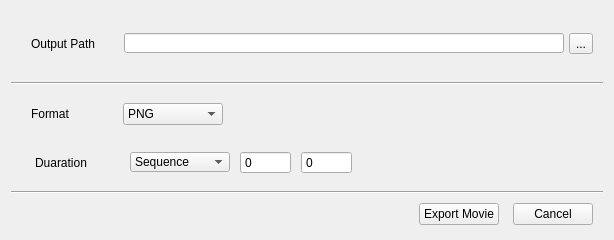
<?xml version="1.0" encoding="UTF-8"?>
<ui version="4.0">
 <class>MainDialog</class>
 <widget class="QWidget" name="MainDialog">
  <property name="windowModality">
   <enum>Qt::WindowModal</enum>
  </property>
  <property name="enabled">
   <bool>true</bool>
  </property>
  <property name="geometry">
   <rect>
    <x>0</x>
    <y>0</y>
    <width>614</width>
    <height>240</height>
   </rect>
  </property>
  <property name="sizePolicy">
   <sizepolicy hsizetype="Minimum" vsizetype="Minimum">
    <horstretch>0</horstretch>
    <verstretch>0</verstretch>
   </sizepolicy>
  </property>
  <property name="minimumSize">
   <size>
    <width>614</width>
    <height>240</height>
   </size>
  </property>
  <property name="maximumSize">
   <size>
    <width>614</width>
    <height>240</height>
   </size>
  </property>
  <property name="windowTitle">
   <string>Image Render</string>
  </property>
  <layout class="QVBoxLayout" name="verticalLayout">
   <item>
    <layout class="QHBoxLayout" name="horizontalLayout">
     <property name="spacing">
      <number>5</number>
     </property>
     <property name="sizeConstraint">
      <enum>QLayout::SetDefaultConstraint</enum>
     </property>
     <property name="leftMargin">
      <number>20</number>
     </property>
     <property name="rightMargin">
      <number>10</number>
     </property>
     <property name="bottomMargin">
      <number>0</number>
     </property>
     <item>
      <widget class="QLabel" name="label">
       <property name="sizePolicy">
        <sizepolicy hsizetype="MinimumExpanding" vsizetype="Preferred">
         <horstretch>0</horstretch>
         <verstretch>0</verstretch>
        </sizepolicy>
       </property>
       <property name="minimumSize">
        <size>
         <width>59</width>
         <height>59</height>
        </size>
       </property>
       <property name="maximumSize">
        <size>
         <width>90</width>
         <height>59</height>
        </size>
       </property>
       <property name="text">
        <string>Output Path</string>
       </property>
       <property name="buddy">
        <cstring>OutputPath_lineEdit</cstring>
       </property>
      </widget>
     </item>
     <item alignment="Qt::AlignLeft">
      <widget class="QLineEdit" name="OutputPath_lineEdit">
       <property name="sizePolicy">
        <sizepolicy hsizetype="Fixed" vsizetype="Fixed">
         <horstretch>0</horstretch>
         <verstretch>0</verstretch>
        </sizepolicy>
       </property>
       <property name="minimumSize">
        <size>
         <width>440</width>
         <height>20</height>
        </size>
       </property>
       <property name="maximumSize">
        <size>
         <width>431</width>
         <height>20</height>
        </size>
       </property>
       <property name="focusPolicy">
        <enum>Qt::ClickFocus</enum>
       </property>
       <property name="frame">
        <bool>true</bool>
       </property>
       <property name="echoMode">
        <enum>QLineEdit::Normal</enum>
       </property>
      </widget>
     </item>
     <item>
      <widget class="QToolButton" name="GetPath_toolButton">
       <property name="focusPolicy">
        <enum>Qt::StrongFocus</enum>
       </property>
       <property name="text">
        <string>...</string>
       </property>
      </widget>
     </item>
    </layout>
   </item>
   <item>
    <widget class="Line" name="line_2">
     <property name="orientation">
      <enum>Qt::Horizontal</enum>
     </property>
    </widget>
   </item>
   <item>
    <layout class="QHBoxLayout" name="horizontalLayout_4">
     <property name="spacing">
      <number>3</number>
     </property>
     <property name="sizeConstraint">
      <enum>QLayout::SetDefaultConstraint</enum>
     </property>
     <property name="leftMargin">
      <number>20</number>
     </property>
     <property name="rightMargin">
      <number>380</number>
     </property>
     <item>
      <widget class="QLabel" name="label_3">
       <property name="sizePolicy">
        <sizepolicy hsizetype="Maximum" vsizetype="Preferred">
         <horstretch>0</horstretch>
         <verstretch>0</verstretch>
        </sizepolicy>
       </property>
       <property name="minimumSize">
        <size>
         <width>60</width>
         <height>40</height>
        </size>
       </property>
       <property name="maximumSize">
        <size>
         <width>90</width>
         <height>40</height>
        </size>
       </property>
       <property name="text">
        <string>Format</string>
       </property>
       <property name="buddy">
        <cstring>Format_comboBox</cstring>
       </property>
      </widget>
     </item>
     <item>
      <widget class="QComboBox" name="Format_comboBox">
       <property name="sizePolicy">
        <sizepolicy hsizetype="Preferred" vsizetype="Fixed">
         <horstretch>0</horstretch>
         <verstretch>0</verstretch>
        </sizepolicy>
       </property>
       <property name="maximumSize">
        <size>
         <width>100</width>
         <height>16777215</height>
        </size>
       </property>
       <property name="insertPolicy">
        <enum>QComboBox::NoInsert</enum>
       </property>
       <property name="sizeAdjustPolicy">
        <enum>QComboBox::AdjustToContentsOnFirstShow</enum>
       </property>
       <property name="minimumContentsLength">
        <number>10</number>
       </property>
       <item>
        <property name="text">
         <string>PNG</string>
        </property>
       </item>
       <item>
        <property name="text">
         <string>TGA</string>
        </property>
       </item>
       <item>
        <property name="text">
         <string>JPG</string>
        </property>
       </item>
      </widget>
     </item>
    </layout>
   </item>
   <item>
    <layout class="QHBoxLayout" name="horizontalLayout_3">
     <property name="spacing">
      <number>6</number>
     </property>
     <property name="sizeConstraint">
      <enum>QLayout::SetDefaultConstraint</enum>
     </property>
     <property name="leftMargin">
      <number>20</number>
     </property>
     <property name="topMargin">
      <number>0</number>
     </property>
     <property name="rightMargin">
      <number>246</number>
     </property>
     <property name="bottomMargin">
      <number>0</number>
     </property>
     <item>
      <widget class="QLabel" name="label_2">
       <property name="sizePolicy">
        <sizepolicy hsizetype="Maximum" vsizetype="Preferred">
         <horstretch>0</horstretch>
         <verstretch>0</verstretch>
        </sizepolicy>
       </property>
       <property name="minimumSize">
        <size>
         <width>85</width>
         <height>39</height>
        </size>
       </property>
       <property name="maximumSize">
        <size>
         <width>85</width>
         <height>39</height>
        </size>
       </property>
       <property name="text">
        <string>Duaration</string>
       </property>
       <property name="buddy">
        <cstring>Length_comboBox</cstring>
       </property>
      </widget>
     </item>
     <item>
      <widget class="QComboBox" name="Length_comboBox">
       <property name="sizePolicy">
        <sizepolicy hsizetype="Preferred" vsizetype="Fixed">
         <horstretch>0</horstretch>
         <verstretch>0</verstretch>
        </sizepolicy>
       </property>
       <property name="minimumSize">
        <size>
         <width>81</width>
         <height>20</height>
        </size>
       </property>
       <property name="maximumSize">
        <size>
         <width>100</width>
         <height>20</height>
        </size>
       </property>
       <property name="insertPolicy">
        <enum>QComboBox::NoInsert</enum>
       </property>
       <property name="sizeAdjustPolicy">
        <enum>QComboBox::AdjustToMinimumContentsLength</enum>
       </property>
       <property name="minimumContentsLength">
        <number>10</number>
       </property>
       <item>
        <property name="text">
         <string>Sequence</string>
        </property>
       </item>
       <item>
        <property name="text">
         <string>Selected Shots</string>
        </property>
       </item>
       <item>
        <property name="text">
         <string>Custom</string>
        </property>
       </item>
      </widget>
     </item>
     <item>
      <widget class="QSpinBox" name="StartFrame_spinBox">
       <property name="sizePolicy">
        <sizepolicy hsizetype="Fixed" vsizetype="Fixed">
         <horstretch>0</horstretch>
         <verstretch>0</verstretch>
        </sizepolicy>
       </property>
       <property name="buttonSymbols">
        <enum>QAbstractSpinBox::NoButtons</enum>
       </property>
       <property name="accelerated">
        <bool>true</bool>
       </property>
       <property name="maximum">
        <number>999999999</number>
       </property>
      </widget>
     </item>
     <item>
      <widget class="QSpinBox" name="EndFrame_spinBox">
       <property name="sizePolicy">
        <sizepolicy hsizetype="Fixed" vsizetype="Fixed">
         <horstretch>0</horstretch>
         <verstretch>0</verstretch>
        </sizepolicy>
       </property>
       <property name="frame">
        <bool>true</bool>
       </property>
       <property name="buttonSymbols">
        <enum>QAbstractSpinBox::NoButtons</enum>
       </property>
       <property name="accelerated">
        <bool>true</bool>
       </property>
       <property name="maximum">
        <number>999999999</number>
       </property>
      </widget>
     </item>
    </layout>
   </item>
   <item>
    <widget class="Line" name="line">
     <property name="orientation">
      <enum>Qt::Horizontal</enum>
     </property>
    </widget>
   </item>
   <item>
    <layout class="QHBoxLayout" name="horizontalLayout_2" stretch="0,0">
     <property name="leftMargin">
      <number>400</number>
     </property>
     <item>
      <widget class="QPushButton" name="Export_Button">
       <property name="sizePolicy">
        <sizepolicy hsizetype="Maximum" vsizetype="Fixed">
         <horstretch>0</horstretch>
         <verstretch>0</verstretch>
        </sizepolicy>
       </property>
       <property name="text">
        <string>Export Movie</string>
       </property>
       <property name="autoDefault">
        <bool>false</bool>
       </property>
       <property name="default">
        <bool>false</bool>
       </property>
       <property name="flat">
        <bool>false</bool>
       </property>
      </widget>
     </item>
     <item>
      <widget class="QPushButton" name="Exit_Button">
       <property name="sizePolicy">
        <sizepolicy hsizetype="Fixed" vsizetype="Fixed">
         <horstretch>0</horstretch>
         <verstretch>0</verstretch>
        </sizepolicy>
       </property>
       <property name="text">
        <string>Cancel</string>
       </property>
      </widget>
     </item>
    </layout>
   </item>
  </layout>
 </widget>
 <tabstops>
  <tabstop>GetPath_toolButton</tabstop>
  <tabstop>Format_comboBox</tabstop>
  <tabstop>StartFrame_spinBox</tabstop>
  <tabstop>EndFrame_spinBox</tabstop>
  <tabstop>Export_Button</tabstop>
  <tabstop>Exit_Button</tabstop>
 </tabstops>
 <resources/>
 <connections>
  <connection>
   <sender>Exit_Button</sender>
   <signal>clicked()</signal>
   <receiver>MainDialog</receiver>
   <slot>close()</slot>
   <hints>
    <hint type="sourcelabel">
     <x>553</x>
     <y>209</y>
    </hint>
    <hint type="destinationlabel">
     <x>306</x>
     <y>119</y>
    </hint>
   </hints>
  </connection>
 </connections>
</ui>
